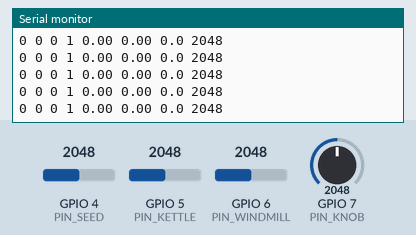
This program was run on a simulated ESP32-S3. Shown: the last lines printed to the serial monitor. The inputs (shaded band) are chosen by the test bench; at power-on: GPIO 4 (PIN_SEED) = 2048, GPIO 5 (PIN_KETTLE) = 2048, GPIO 7 (PIN_KNOB) = 2048, GPIO 6 (PIN_WINDMILL) = 2048 (analog values on the 0–4095 scale).

Above: at 4.7 s.
4.8 s: GPIO 4 (PIN_SEED) set to 2866
At 4.87 s:
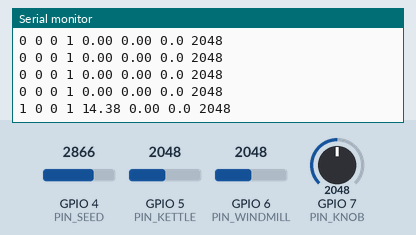
6.3 s: GPIO 5 (PIN_KETTLE) set to 2866
At 6.32 s:
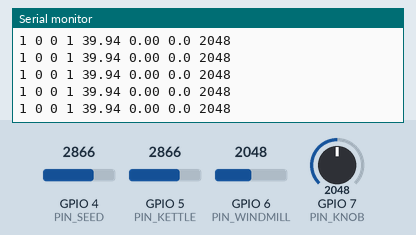
7.8 s: GPIO 7 (PIN_KNOB) set to 2866
At 7.87 s:
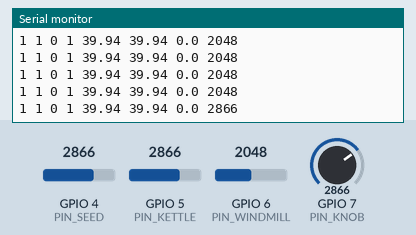
9.3 s: GPIO 4 (PIN_SEED) set to 3972
At 9.33 s:
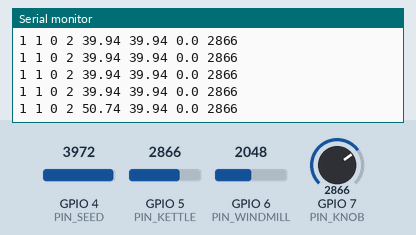
10.8 s: GPIO 5 (PIN_KETTLE) set to 3972
At 10.84 s:
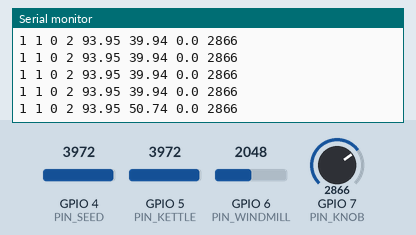
12.3 s: GPIO 7 (PIN_KNOB) set to 3972
At 12.34 s:
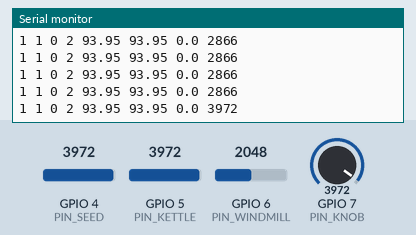
Timing chart, 0 to 14.8 s (numbered marks = the images above; inputs shaded):
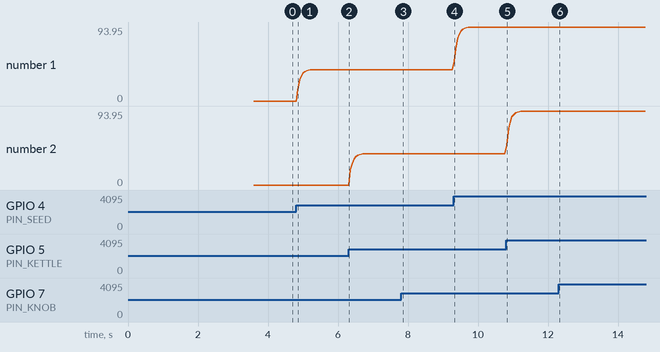

Measured:
- after the input at 4.8 s, the serial monitor: prints a new line after 0.05 s (image 1)
- after the input at 7.8 s, the serial monitor: prints a new line after 0.06 s (image 3)
- after the input at 9.3 s, the serial monitor: prints a new line at once (image 4)
- after the input at 10.8 s, the serial monitor: prints a new line at once (image 5)
- after the input at 12.3 s, the serial monitor: prints a new line at once (image 6)
- plotted number 1: 0 → 39.94 after the input at 4.8 s, 39.94 → 93.95 after the input at 9.3 s

The program:

main.cpp
```cpp
#include <Arduino.h>
#include <math.h>

// FlowerV2 firmware prototype
// ESP32-S3 + 49E-family linear Hall sensors + potentiometer + Max/MSP
// Frame: seed_state kettle_state windmill_state knob_value seed_value kettle_value windmill_rpm knob_raw
//
// IMPORTANT: Confirm pinout, supply voltage and ADC-safe output of each Hall sensor.
// 49E-family parts from different vendors are not guaranteed to be interchangeable.

// ============================================================================
// USER CONFIGURATION / 用户常用配置
// ============================================================================
// ADC input choices on ESP32-S3:
//   ADC1: GPIO1=CH0, GPIO2=CH1, GPIO3=CH2 (*), GPIO4=CH3, GPIO5=CH4,
//         GPIO6=CH5, GPIO7=CH6, GPIO8=CH7, GPIO9=CH8, GPIO10=CH9.
//   Recommended: GPIO1, GPIO2, GPIO4-GPIO10. GPIO3 is a strapping pin (*).
//   ADC2: GPIO11-GPIO20 (check Wi-Fi/peripheral conflicts before using).
//   GPIO19/20 are also native USB D-/D+: avoid when using native USB.
//   GPIO0/45/46 are strapping pins and are not usable ADC inputs here.
//   Board variants may reserve some pins. All four analog pins must be unique.
//   Verify actual 49E sensor pinout and output voltage before wiring:
//   ESP32-S3 ADC pins are NOT 5V tolerant.
// ============================================================================

// 1. GPIO / 引脚定义（优先修改）
static constexpr uint8_t PIN_SEED     = 4;  // ADC1_CH3
static constexpr uint8_t PIN_KETTLE   = 5;  // ADC1_CH4
static constexpr uint8_t PIN_WINDMILL = 6;  // ADC1_CH5
static constexpr uint8_t PIN_KNOB     = 7;  // ADC1_CH6

// 2. Seed / Kettle / 种子与水壶的触发、释放阈值（%）
static constexpr float SEED_ON_PERCENT    = 0.5f;
static constexpr float SEED_OFF_PERCENT   = 0.3f;
static constexpr float KETTLE_ON_PERCENT  = 0.5f;
static constexpr float KETTLE_OFF_PERCENT = 0.3f;

// 3. Windmill / 风车磁铁与检测阈值
static constexpr uint8_t WINDMILL_PULSES_PER_REV = 3; // 3 magnets; each must produce 1 detected pulse
static constexpr int8_t  WINDMILL_PEAK_POLARITY  = -1;
static constexpr float   WINDMILL_ON_COUNTS      = 200.0f; // user-tested threshold
static constexpr float   WINDMILL_OFF_COUNTS     = 100.0f;
static constexpr float   WINDMILL_FIXED_BASELINE_COUNTS = 2000.0f; // ADC midpoint, no tracking
static constexpr uint32_t WINDMILL_MIN_TIMEOUT_US     = 100000; // 0.4 s minimum stop timeout

// 4. Knob / 电位器分档
static constexpr int KNOB_ADC_MIN = 0;
static constexpr int KNOB_ADC_MAX = 4095;
static constexpr int KNOB_HYSTERESIS_COUNTS = 50;

// Threshold notes:
// - Seed/kettle ON must be higher than OFF (percent of no-magnet baseline).
// - Windmill ON must be higher than OFF (ADC counts, not percent).
// - WINDMILL_FIXED_BASELINE_COUNTS never adapts; physical sensor offset can differ.
// - WINDMILL_PULSES_PER_REV = real number of detected pulses per revolution.
// - WINDMILL_MIN_TIMEOUT_US controls the minimum stop-detection delay.
// - KNOB_ADC_MIN/MAX define usable potentiometer range; three equal sections.
// ============================================================================
// END USER CONFIGURATION / 下方是内部默认值，通常不需要修改
// ============================================================================

// Internal timing, filtering, ADC and calibration defaults
// These constants are intentionally outside the normal user configuration.
static constexpr uint32_t SERIAL_BAUD               = 115200;
static constexpr uint32_t SENSOR_SAMPLE_INTERVAL_MS = 20;    // 50 Hz
static constexpr uint32_t OUTPUT_INTERVAL_MS        = 50;    // 20 Hz
static constexpr uint32_t WINDMILL_SAMPLE_US        = 1000;  // target 1 kHz for short magnetic peaks
static constexpr float    SENSOR_FILTER_ALPHA       = 0.20f; // FlowerV1 IIR
static constexpr float    WINDMILL_FILTER_ALPHA     = 0.50f; // quicker rise on brief Hall peaks
static constexpr uint8_t  ADC_RESOLUTION_BITS        = 12;
static constexpr auto     ADC_INPUT_ATTENUATION      = ADC_11db;
static constexpr uint32_t SERIAL_STARTUP_DELAY_MS   = 500;
static constexpr uint32_t MAIN_LOOP_YIELD_MS        = 1;
static constexpr float   RPM_FILTER_ALPHA        = 0.70f; // interval smoothing during steady speed/deceleration
static constexpr float   RPM_ACCEL_ALPHA         = 0.95f; // fast response to shortening intervals
static constexpr float   WINDMILL_STOP_PERIOD_FACTOR = 1.8f; // shorter adaptive stop timeout
static constexpr uint8_t WINDMILL_CONFIRM_SAMPLES = 2; // require >=2 consecutive high samples
static constexpr uint32_t WINDMILL_REFRACTORY_US     = 8000;
static constexpr uint32_t WINDMILL_INITIAL_TIMEOUT_US = 8000000;
static constexpr uint32_t WINDMILL_MAX_TIMEOUT_US     = 20000000;
static constexpr uint16_t CALIBRATION_SAMPLES = 200;
static constexpr uint32_t CALIBRATION_INTERVAL_MS = 10;
static constexpr uint32_t CALIBRATION_SETTLE_DELAY_MS = 1000;
static constexpr uint16_t CALIBRATION_LED_TOGGLE_SAMPLES = 25;
static constexpr float HALL_ZERO_MIN_COUNTS = 1.0f;
static constexpr uint8_t STATUS_LED_BRIGHTNESS = 24;

constexpr bool isAdcCapableGpio(uint8_t pin) {
  return pin >= 1 && pin <= 20;
}
static_assert(isAdcCapableGpio(PIN_SEED) && isAdcCapableGpio(PIN_KETTLE) &&
              isAdcCapableGpio(PIN_WINDMILL) && isAdcCapableGpio(PIN_KNOB),
              "Selected GPIO must support ESP32-S3 ADC");
static_assert(PIN_SEED != PIN_KETTLE && PIN_SEED != PIN_WINDMILL &&
              PIN_SEED != PIN_KNOB && PIN_KETTLE != PIN_WINDMILL &&
              PIN_KETTLE != PIN_KNOB && PIN_WINDMILL != PIN_KNOB,
              "Each ADC input must use a unique GPIO");

static_assert(WINDMILL_PULSES_PER_REV > 0, "At least one pulse/revolution required");
static_assert(SEED_OFF_PERCENT < SEED_ON_PERCENT, "Seed thresholds reversed");
static_assert(KETTLE_OFF_PERCENT < KETTLE_ON_PERCENT, "Kettle thresholds reversed");
static_assert(WINDMILL_OFF_COUNTS < WINDMILL_ON_COUNTS, "Windmill thresholds reversed");
static_assert(KNOB_ADC_MAX > KNOB_ADC_MIN, "Knob ADC range invalid");

struct HallInput {
  explicit HallInput(uint8_t gpio) : pin(gpio) {}
  uint8_t pin;
  uint16_t raw = 0;
  float filtered = 0.0f;
  float zero = 0.0f;
  float percent = 0.0f;
  bool active = false;
};

static HallInput seed{PIN_SEED};
static HallInput kettle{PIN_KETTLE};

struct WindmillInput {
  uint16_t raw = 0;
  uint16_t rawHistory[3] = {0, 0, 0};
  uint8_t rawHistoryIndex = 0;
  uint8_t consecutiveHighSamples = 0;
  float filtered = 0.0f;
  bool pulseHigh = false;
  bool hasPulse = false;
  bool periodValid = false;
  uint32_t lastPulseUs = 0;
  float filteredPeriodUs = 0.0f;
  float rpm = 0.0f;
  bool rotating = false;
};

static WindmillInput windmill;
static uint16_t knobRaw = 0; // latest unfiltered ADC count (0..4095)
static float knobFiltered = 0.0f;
static uint8_t knobValue = 0;

static uint32_t lastHallSampleMs = 0;
static uint32_t lastWheelSampleUs = 0;
static uint32_t lastOutputMs = 0;

// -----------------------------------------------------------------------------
// RGB status LED: same optional-board-variant approach as FlowerV1.
// -----------------------------------------------------------------------------
static void setRgb(uint8_t r, uint8_t g, uint8_t b) {
#if defined(RGB_BUILTIN)
  neopixelWrite(RGB_BUILTIN, r, g, b);
#else
  (void)r;
  (void)g;
  (void)b;
#endif
}

static void ledCalibrating(bool on) {
  setRgb(0, 0, on ? STATUS_LED_BRIGHTNESS : 0);
}

static void ledReady() {
  setRgb(0, STATUS_LED_BRIGHTNESS, 0);
}

static void ledError() {
  setRgb(STATUS_LED_BRIGHTNESS, 0, 0);
}

// -----------------------------------------------------------------------------
// Calibration
// Magnet-free state required for seed/kettle; windmill uses fixed 2048.
// Calibration pauses outgoing serial frames (about three seconds).
// -----------------------------------------------------------------------------
static bool calibrateSensors() {
  uint64_t seedSum = 0;
  uint64_t kettleSum = 0;

  ledCalibrating(true);
  delay(CALIBRATION_SETTLE_DELAY_MS);  // Allow the user to move magnetic objects away.

  for (uint16_t i = 0; i < CALIBRATION_SAMPLES; ++i) {
    if ((i % CALIBRATION_LED_TOGGLE_SAMPLES) == 0) {
      ledCalibrating(((i / CALIBRATION_LED_TOGGLE_SAMPLES) % 2) == 0);
    }
    seedSum += (uint16_t)analogRead(PIN_SEED);
    kettleSum += (uint16_t)analogRead(PIN_KETTLE);
    delay(CALIBRATION_INTERVAL_MS);
  }

  seed.zero = (float)seedSum / CALIBRATION_SAMPLES;
  kettle.zero = (float)kettleSum / CALIBRATION_SAMPLES;

  seed.filtered = seed.zero;
  kettle.filtered = kettle.zero;
  seed.raw = (uint16_t)seed.zero;
  kettle.raw = (uint16_t)kettle.zero;
  seed.percent = 0.0f;
  kettle.percent = 0.0f;
  seed.active = false;
  kettle.active = false;

  windmill = WindmillInput{};
  // Experiment: fixed midpoint initializes the median and low-pass filters.
  // Windmill Hall voltage is not measured for calibration and is never tracked.
  const uint16_t fixedBaseline = (uint16_t)WINDMILL_FIXED_BASELINE_COUNTS;
  windmill.rawHistory[0] = fixedBaseline;
  windmill.rawHistory[1] = fixedBaseline;
  windmill.rawHistory[2] = fixedBaseline;
  windmill.filtered = WINDMILL_FIXED_BASELINE_COUNTS;
  windmill.raw = fixedBaseline;

  knobRaw = (uint16_t)analogRead(PIN_KNOB);
  knobFiltered = (float)knobRaw;
  knobValue = 0;

  // Reset all timers so the blocked calibration interval is never a "pulse gap".
  lastHallSampleMs = millis();
  lastWheelSampleUs = micros();
  lastOutputMs = millis();

  // ADC readings near zero can indicate a disconnected sensor or incorrect wiring.
  const bool ok = seed.zero > HALL_ZERO_MIN_COUNTS &&
      kettle.zero > HALL_ZERO_MIN_COUNTS;
  if (ok) ledReady();
  else ledError();
  return ok;
}

// -----------------------------------------------------------------------------
// Seed/kettle: FlowerV1-style low-pass, percent-from-baseline and hysteresis.
// -----------------------------------------------------------------------------
static void updateHall(HallInput &ch, float onPercent, float offPercent) {
  ch.raw = (uint16_t)analogRead(ch.pin);
  ch.filtered += SENSOR_FILTER_ALPHA * ((float)ch.raw - ch.filtered);
  ch.percent = (fabsf(ch.zero) > HALL_ZERO_MIN_COUNTS)
      ? ((ch.filtered - ch.zero) / ch.zero * 100.0f)
      : 0.0f;

  const float magnitude = fabsf(ch.percent);
  if (!ch.active && magnitude >= onPercent) {
    ch.active = true;
  } else if (ch.active && magnitude <= offPercent) {
    ch.active = false;
  }
}

// -----------------------------------------------------------------------------
// Potentiometer -> positions 0, 1, 2 with a small hysteresis around boundaries.
// -----------------------------------------------------------------------------
static void updateKnob() {
  knobRaw = (uint16_t)analogRead(PIN_KNOB);
  knobFiltered += SENSOR_FILTER_ALPHA * ((float)knobRaw - knobFiltered);

  const float step = (float)(KNOB_ADC_MAX - KNOB_ADC_MIN) / 3.0f;
  const float t01 = KNOB_ADC_MIN + step;
  const float t12 = KNOB_ADC_MIN + 2.0f * step;

  // Supports passing directly from one extreme to the other.
  while (knobValue < 2) {
    const float boundary = (knobValue == 0) ? t01 : t12;
    if (knobFiltered < boundary + KNOB_HYSTERESIS_COUNTS) break;
    ++knobValue;
  }
  while (knobValue > 0) {
    const float boundary = (knobValue == 2) ? t12 : t01;
    if (knobFiltered >= boundary - KNOB_HYSTERESIS_COUNTS) break;
    --knobValue;
  }
}

// -----------------------------------------------------------------------------
// Windmill: positive-peak detection relative to fixed ADC midpoint (2048).
// No dynamic baseline tracking. Median-of-three and consecutive confirmation
// still reject isolated ADC spikes; RPM needs two genuine detected pulses.
// -----------------------------------------------------------------------------
static uint16_t median3(uint16_t a, uint16_t b, uint16_t c) {
  if (a > b) { const uint16_t tmp = a; a = b; b = tmp; }
  if (b > c) { const uint16_t tmp = b; b = c; c = tmp; }
  if (a > b) b = a;
  return b;
}

static void updateWindmill(uint32_t nowUs) {
  windmill.raw = (uint16_t)analogRead(PIN_WINDMILL);
  windmill.rawHistory[windmill.rawHistoryIndex] = windmill.raw;
  windmill.rawHistoryIndex = (uint8_t)((windmill.rawHistoryIndex + 1) % 3);
  const uint16_t stableRaw = median3(windmill.rawHistory[0],
                                    windmill.rawHistory[1],
                                    windmill.rawHistory[2]);
  windmill.filtered += WINDMILL_FILTER_ALPHA
      * ((float)stableRaw - windmill.filtered);
  const float response = WINDMILL_PEAK_POLARITY
      * (windmill.filtered - WINDMILL_FIXED_BASELINE_COUNTS);

  if (windmill.pulseHigh) {
    if (response <= WINDMILL_OFF_COUNTS) {
      windmill.pulseHigh = false;
    }
    return;
  }
  if (response < WINDMILL_ON_COUNTS) {
    windmill.consecutiveHighSamples = 0;
    return;
  }
  if (windmill.consecutiveHighSamples < WINDMILL_CONFIRM_SAMPLES) {
    ++windmill.consecutiveHighSamples;
  }
  if (windmill.consecutiveHighSamples < WINDMILL_CONFIRM_SAMPLES) return;

  if (windmill.hasPulse &&
      (uint32_t)(nowUs - windmill.lastPulseUs) < WINDMILL_REFRACTORY_US) {
    return;
  }

  windmill.consecutiveHighSamples = 0;
  windmill.pulseHigh = true;
  if (windmill.hasPulse) {
    const uint32_t elapsedUs = (uint32_t)(nowUs - windmill.lastPulseUs);
    // A pulse after a long stop starts a new measurement.
    if (elapsedUs < WINDMILL_MAX_TIMEOUT_US) {
      if (!windmill.periodValid) {
        windmill.filteredPeriodUs = (float)elapsedUs;
        windmill.periodValid = true;
      } else {
        // Rapid acceleration shortens pulse intervals: follow it almost at once.
        // Retain smoothing for constant-speed jitter and deceleration.
        const float intervalAlpha = (float)elapsedUs < windmill.filteredPeriodUs
            ? RPM_ACCEL_ALPHA : RPM_FILTER_ALPHA;
        windmill.filteredPeriodUs += intervalAlpha
            * ((float)elapsedUs - windmill.filteredPeriodUs);
      }
      windmill.rpm = 60000000.0f
          / (WINDMILL_PULSES_PER_REV * windmill.filteredPeriodUs);
    } else {
      windmill.periodValid = false;
      windmill.rpm = 0.0f;
    }
  }

  windmill.lastPulseUs = nowUs;
  windmill.hasPulse = true;
  // Only claim rotation after at least two valid pulses establish a period.
  windmill.rotating = windmill.periodValid;
}

static void updateWindmillStop(uint32_t nowUs) {
  if (!windmill.hasPulse) {
    windmill.rotating = false;
    windmill.rpm = 0.0f;
    return;
  }

  uint32_t timeoutUs = WINDMILL_INITIAL_TIMEOUT_US;
  if (windmill.periodValid) {
    float adaptiveTimeout = windmill.filteredPeriodUs * WINDMILL_STOP_PERIOD_FACTOR;
    if (adaptiveTimeout < WINDMILL_MIN_TIMEOUT_US) {
      adaptiveTimeout = WINDMILL_MIN_TIMEOUT_US;
    }
    if (adaptiveTimeout > WINDMILL_MAX_TIMEOUT_US) {
      adaptiveTimeout = WINDMILL_MAX_TIMEOUT_US;
    }
    timeoutUs = (uint32_t)adaptiveTimeout;
  }

  const uint32_t elapsedUs = (uint32_t)(nowUs - windmill.lastPulseUs);
  if (elapsedUs > timeoutUs) {
    windmill.rotating = false;
    windmill.rpm = 0.0f;
    windmill.hasPulse = false;
    windmill.periodValid = false;
    // Keep the ADC low-pass state; the 2048 reference remains fixed.
    windmill.consecutiveHighSamples = 0;
  } else if (windmill.periodValid &&
             (float)elapsedUs > windmill.filteredPeriodUs) {
    // With no new pulse, the actual interval is at least elapsedUs.
    // Decay a stale displayed RPM rather than holding it until stop timeout.
    const float upperRpm = 60000000.0f /
        (WINDMILL_PULSES_PER_REV * (float)elapsedUs);
    if (windmill.rpm > upperRpm) windmill.rpm = upperRpm;
  }
}

// -----------------------------------------------------------------------------
// Max/MSP protocol: 8 ASCII numeric fields, one LF-terminated line.
// Fields 1-7 unchanged; field 8 is raw potentiometer ADC for calibration.
// No log messages are printed on the data serial connection.
// -----------------------------------------------------------------------------
static void sendFrame(uint32_t nowUs) {
  updateWindmillStop(nowUs);

  Serial.print(seed.active ? 1 : 0);
  Serial.print(' ');
  Serial.print(kettle.active ? 1 : 0);
  Serial.print(' ');
  Serial.print(windmill.rotating ? 1 : 0);
  Serial.print(' ');
  Serial.print(knobValue);
  Serial.print(' ');
  Serial.print(seed.percent, 2);
  Serial.print(' ');
  Serial.print(kettle.percent, 2);
  Serial.print(' ');
  Serial.print(windmill.rpm, 1);
  Serial.print(' ');
  Serial.println(knobRaw);
}

void setup() {
  Serial.begin(SERIAL_BAUD);
  delay(SERIAL_STARTUP_DELAY_MS);

  analogReadResolution(ADC_RESOLUTION_BITS);
  analogSetPinAttenuation(PIN_SEED, ADC_INPUT_ATTENUATION);
  analogSetPinAttenuation(PIN_KETTLE, ADC_INPUT_ATTENUATION);
  analogSetPinAttenuation(PIN_WINDMILL, ADC_INPUT_ATTENUATION);
  analogSetPinAttenuation(PIN_KNOB, ADC_INPUT_ATTENUATION);

  pinMode(PIN_SEED, INPUT);
  pinMode(PIN_KETTLE, INPUT);
  pinMode(PIN_WINDMILL, INPUT);
  pinMode(PIN_KNOB, INPUT);

  calibrateSensors();
}

void loop() {
  // Same c/C recalibration command as FlowerV1.
  while (Serial.available() > 0) {
    const char command = (char)Serial.read();
    if (command == 'c' || command == 'C') {
      calibrateSensors();
    }
  }

  const uint32_t nowUs = micros();
  const uint32_t nowMs = millis();

  if ((uint32_t)(nowUs - lastWheelSampleUs) >= WINDMILL_SAMPLE_US) {
    lastWheelSampleUs = nowUs;
    updateWindmill(nowUs);
  }

  if ((uint32_t)(nowMs - lastHallSampleMs) >= SENSOR_SAMPLE_INTERVAL_MS) {
    lastHallSampleMs = nowMs;
    updateHall(seed, SEED_ON_PERCENT, SEED_OFF_PERCENT);
    updateHall(kettle, KETTLE_ON_PERCENT, KETTLE_OFF_PERCENT);
    updateKnob();
  }

  if ((uint32_t)(nowMs - lastOutputMs) >= OUTPUT_INTERVAL_MS) {
    lastOutputMs = nowMs;
    sendFrame(nowUs);
  }

  delay(MAIN_LOOP_YIELD_MS);  // Yield to ESP32; wheel ADC target is ~1 kHz.
}
```
